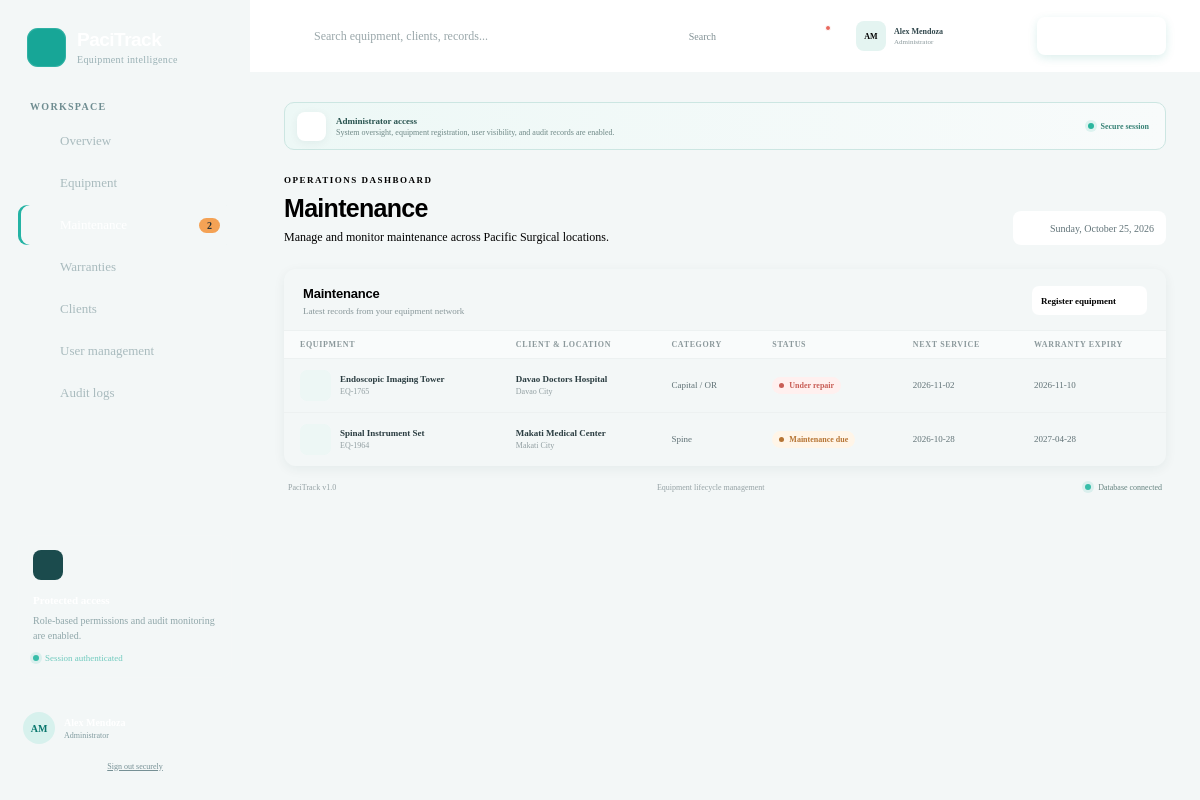
Screenshot of /pacitrack_php/index.php?page=Maintenance (signed in) with the database file from the repository.
### tables this page shows
CREATE TABLE IF NOT EXISTS equipment (
  id INT UNSIGNED AUTO_INCREMENT PRIMARY KEY,
  equipment_id VARCHAR(40) NOT NULL UNIQUE,
  name VARCHAR(180) NOT NULL,
  client VARCHAR(180) NOT NULL,
  location VARCHAR(140) NOT NULL,
  status ENUM('In service','Maintenance due','Under repair','In storage','Retired') NOT NULL DEFAULT 'In service',
  due_date DATE NOT NULL,
  warranty_expiry DATE NULL,
  equipment_type VARCHAR(100) NOT NULL DEFAULT 'General',
  created_at TIMESTAMP NOT NULL DEFAULT CURRENT_TIMESTAMP,
  updated_at TIMESTAMP NOT NULL DEFAULT CURRENT_TIMESTAMP ON UPDATE CURRENT_TIMESTAMP
);

### pacitrack_php/index.php (the view, shortened to what this page needs)
<?php
$dbHost = '127.0.0.1;port=3307';
$dbName = 'pacitrack';
$dbUser = 'root';
$dbPass = '';
function h(mixed $value): string {
    return htmlspecialchars((string)$value, ENT_QUOTES, 'UTF-8');
}
function icon(string $name, int $size = 18): string {
    $paths = [
        'grid'=>'<rect x="3" y="3" width="7" height="7" rx="2"/><rect x="14" y="3" width="7" height="7" rx="2"/><rect x="3" y="14" width="7" height="7" rx="2"/><rect x="14" y="14" width="7" height="7" rx="2"/>',
        'box'=>'<path d="m21 8-9 5-9-5"/><path d="M3.3 7 12 2l8.7 5v10L12 22l-8.7-5Z"/><path d="M12 13v9"/>',
        'tool'=>'<path d="M14.7 6.3a4 4 0 0 0-5-5L12 3.6 8.4 7.2 6.1 4.9a4 4 0 0 0 5 5l-6.8 6.8a2.1 2.1 0 0 0 3 3l6.8-6.8a4 4 0 0 0 5-5l-2.3 2.3-3.6-3.6Z"/>',
        'shield'=>'<path d="M12 22s8-4 8-10V5l-8-3-8 3v7c0 6 8 10 8 10"/><path d="m9 12 2 2 4-4"/>',
        'building'=>'<path d="M3 21h18M6 21V5l6-3 6 3v16"/><path d="M9 9h1m4 0h1M9 13h1m4 0h1M9 17h1m4 0h1"/>',
        'users'=>'<path d="M16 21v-2a4 4 0 0 0-4-4H6a4 4 0 0 0-4 4v2"/><circle cx="9" cy="7" r="4"/><path d="M22 21v-2a4 4 0 0 0-3-3.9M16 3.1a4 4 0 0 1 0 7.8"/>',
        'history'=>'<path d="M3 12a9 9 0 1 0 3-6.7L3 8"/><path d="M3 3v5h5M12 7v5l3 2"/>',
        'search'=>'<circle cx="11" cy="11" r="7"/><path d="m20 20-4-4"/>',
        'bell'=>'<path d="M18 8a6 6 0 0 0-12 0c0 7-3 7-3 9h18c0-2-3-2-3-9"/><path d="M10 21h4"/>',
        'plus'=>'<path d="M12 5v14M5 12h14"/>','arrow'=>'<path d="m9 18 6-6-6-6"/>',
        'check'=>'<path d="m5 12 4 4L19 6"/>',
        'alert'=>'<path d="M10.3 2.9 1.8 17a2 2 0 0 0 1.7 3h17a2 2 0 0 0 1.7-3L13.7 2.9a2 2 0 0 0-3.4 0Z"/><path d="M12 9v4m0 4h.01"/>',
        'clock'=>'<circle cx="12" cy="12" r="9"/><path d="M12 7v5l3 2"/>','lock'=>'<rect x="4" y="10" width="16" height="11" rx="2"/><path d="M8 10V7a4 4 0 0 1 8 0v3"/>',
        'menu'=>'<path d="M4 7h16M4 12h16M4 17h16"/>','close'=>'<path d="m6 6 12 12M18 6 6 18"/>'
    ];
    return '<svg width="'.$size.'" height="'.$size.'" viewBox="0 0 24 24" fill="none" stroke="currentColor" stroke-width="1.8" stroke-linecap="round" stroke-linejoin="round" aria-hidden="true">'.($paths[$name] ?? $paths['box']).'</svg>';
}
try {
    $pdo = new PDO("mysql:host=$dbHost;dbname=$dbName;charset=utf8mb4", $dbUser, $dbPass, [
        PDO::ATTR_ERRMODE => PDO::ERRMODE_EXCEPTION,
        PDO::ATTR_DEFAULT_FETCH_MODE => PDO::FETCH_ASSOC,
    ]);
} catch (PDOException $e) {
    http_response_code(500);
    exit('<h2>PaciTrack database connection failed</h2><p>Import <code>database.sql</code> in phpMyAdmin and check the database settings at the top of <code>index.php</code>.</p>');
}
$navItems = [
    'Overview'=>['grid','overview'], 'Equipment'=>['box','equipment'],
    'Maintenance'=>['tool','maintenance'], 'Warranties'=>['shield','warranties'],
    'Clients'=>['building','clients'], 'User management'=>['users','users'],
    'Audit logs'=>['history','audit'],
];
?>
<?php
$role = $_SESSION['role'] ?? 'Operations User';
$isAdmin = $role === 'Administrator';
$active = (string)($_GET['page'] ?? 'Overview');
$q = trim((string)($_GET['q'] ?? ''));
$sql = 'SELECT * FROM equipment';
$params = [];
$sql .= ' ORDER BY created_at DESC, id DESC';
$stmt = $pdo->prepare($sql); $stmt->execute($params); $equipment = $stmt->fetchAll();
$activeMaintenance = (int)$pdo->query("SELECT COUNT(*) FROM equipment WHERE status IN ('Maintenance due','Under repair')")->fetchColumn();
$name = $_SESSION['name'] ?? 'User';
$initials = implode('', array_map(fn($part)=>strtoupper(substr($part,0,1)), array_slice(explode(' ', $name),0,2)));
$today = date('l, F j, Y');
?>
<!doctype html>
<html lang="en">
<head><meta charset="utf-8"><meta name="viewport" content="width=device-width, initial-scale=1"><title><?=h($active)?> | PaciTrack</title><link rel="stylesheet" href="style.css"></head>
<body>
<div class="app-shell">
<aside class="sidebar" id="sidebar">
  <div class="brand"><div class="brand-mark"><?=icon('shield',23)?></div><div><strong>PaciTrack</strong><span>Equipment intelligence</span></div></div>
  <nav><p class="nav-label">Workspace</p>
  <?php foreach ($navItems as $label=>$meta): if (!$isAdmin && in_array($label,['User management','Audit logs'],true)) continue; ?>
    <a class="nav-item <?= $active===$label?'active':'' ?>" href="index.php?page=<?=urlencode($label)?>"><?=icon($meta[0])?><span><?=h($label)?></span><?php if($label==='Maintenance' && $activeMaintenance):?><b><?=number_format($activeMaintenance)?></b><?php endif;?></a>
  <?php endforeach; ?></nav>
  <div class="security-card"><div class="security-icon"><?=icon('lock')?></div><strong>Protected access</strong><p>Role-based permissions and audit monitoring are enabled.</p><span><i></i> Session authenticated</span></div>
  <div class="user-card"><div class="avatar"><?=h($initials)?></div><div><strong><?=h($name)?></strong><span><?=h($role)?></span></div></div>
  <a class="sign-out" href="index.php?logout=1"><?=icon('lock',14)?> Sign out securely</a>
</aside>
<main>
<header class="topbar">
  <form class="search" method="get" action="index.php"><input type="hidden" name="page" value="<?=h($active)?>"><?=icon('search')?><input name="q" value="<?=h($q)?>" placeholder="Search equipment, clients, records..." aria-label="Search records"><button type="submit" class="search-submit">Search</button></form>
  <button class="icon-button" type="button" aria-label="Notifications"><?=icon('bell')?><i></i></button>
  <div class="profile-menu"><div class="profile-trigger"><span><?=h($initials)?></span><div><strong><?=h($name)?></strong><small><?=h($role)?></small></div></div></div>
  <?php if ($isAdmin): ?><button class="primary-button" onclick="openModal()"><?=icon('plus')?><span>Add equipment</span></button><?php endif; ?>
</header>
<div class="content">
<div class="access-banner"><div><?=icon($isAdmin?'shield':'lock')?></div><p><strong><?=h($role)?> access</strong><span><?= $isAdmin?'System oversight, equipment registration, user visibility, and audit records are enabled.':'Equipment and service workflows enabled. Administrative records are restricted.' ?></span></p><span class="session-status"><i></i> Secure session</span></div>
<section class="welcome"><div><p class="eyebrow">Operations dashboard</p><h1><?= $active==='Overview'?'Good day, '.h($name):h($active) ?></h1><p><?= $active==='Overview'?'Here is what is happening across your equipment network today.':'Manage and monitor '.h(strtolower($active)).' across Pacific Surgical locations.' ?></p></div><div class="date-chip"><?=icon('clock')?> <?=h($today)?></div></section>
<?php if(in_array($active,['Overview','Equipment','Maintenance','Warranties','Clients'],true)): ?>
<section class="panel table-panel"><div class="panel-head"><div><h2><?= $active==='Overview'?'Recently updated equipment':h($active) ?></h2><p><?= $q!==''?'Search results for “'.h($q).'”':'Latest records from your equipment network' ?></p></div><?php if($isAdmin): ?><button class="text-button" onclick="openModal()">Register equipment <?=icon('arrow',15)?></button><?php endif; ?></div>
<div class="table-scroll"><table><thead><tr><th>Equipment</th><th>Client & location</th><th>Category</th><th>Status</th><th>Next service</th><th>Warranty expiry</th></tr></thead><tbody>
<?php
$rowsToShow = $equipment;
if($active==='Maintenance') $rowsToShow = array_values(array_filter($equipment,fn($x)=>in_array($x['status'],['Maintenance due','Under repair'],true)));
if($active==='Clients'): foreach($clientRows as $c): ?>
<tr><td><div class="equipment-cell"><span><?=icon('building')?></span><div><strong><?=h($c['client'])?></strong><small><?=number_format((int)$c['assets'])?> registered asset(s)</small></div></div></td><td><?=h($c['client'])?><small><?=h($c['location'])?></small></td><td>Client account</td><td><span class="status"><i></i>Active</span></td><td>—</td><td>—</td></tr>
<?php endforeach; else: foreach($rowsToShow as $item): ?>
<tr><td><div class="equipment-cell"><span><?=icon('box')?></span><div><strong><?=h($item['name'])?></strong><small><?=h($item['equipment_id'])?></small></div></div></td><td><strong><?=h($item['client'])?></strong><small><?=h($item['location'])?></small></td><td><?=h($item['equipment_type'])?></td><td><span class="status <?=h(strtolower(str_replace(' ','-',$item['status'])))?>"><i></i><?=h($item['status'])?></span></td><td><?=h($item['due_date'])?></td><td><?=h($item['warranty_expiry'] ?: '—')?></td></tr>
<?php endforeach; endif; ?>
</tbody></table><?php if(!$rowsToShow && $active!=='Clients'): ?><div class="empty-state">No equipment records match this view.</div><?php endif; ?></div></section>
<?php endif; ?>
<footer><span>PaciTrack v1.0</span><span>Equipment lifecycle management</span><span><i></i> Database connected</span></footer>
</div>
</main>
</div>
</body></html>

### rows the page displays
equipment: name "Endoscopic Imaging Tower", equipment "EQ-1765", client "Davao Doctors Hospital", location "Davao City", equipment_type "Capital / OR", status "Under repair", due_date "2026-11-02", warranty_expiry "2026-11-10"
equipment: name "Spinal Instrument Set", equipment "EQ-1964", client "Makati Medical Center", location "Makati City", equipment_type "Spine", status "Maintenance due", due_date "2026-10-28", warranty_expiry "2027-04-28"

### other values shown
$label "Overview"
$label "Equipment"
$activeMaintenance "2"
$label "Warranties"
$label "Clients"
$label "User management"
$label "Audit logs"
$initials "AM"
$role "Administrator"
$name "Alex Mendoza"
$active "Maintenance"
$active "maintenance"
